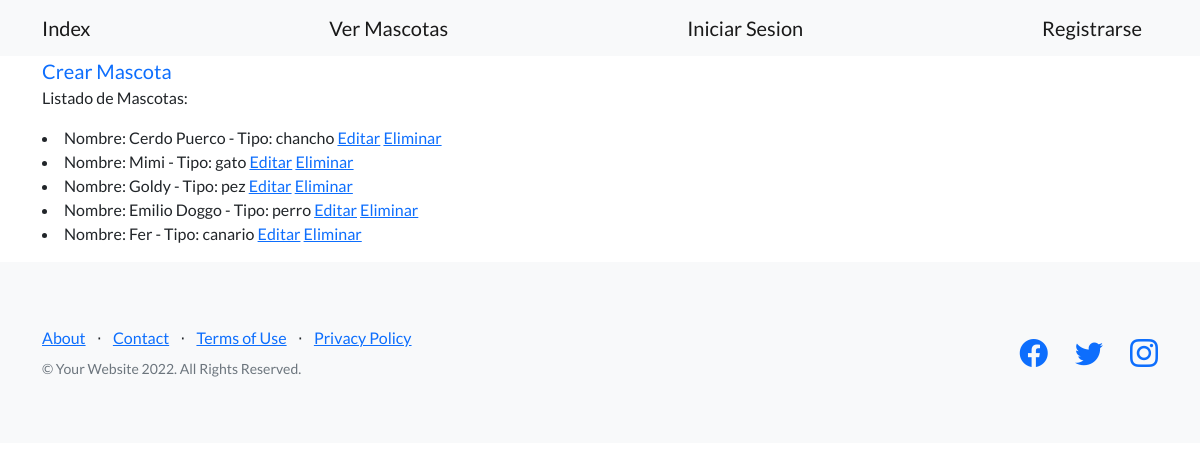
The page /avanzado/mascotas/ on the database its author committed.
### avanzado/models.py (models this page shows)
class Mascota(models.Model):
    nombre = models.CharField(max_length=20)
    tipo  = models.CharField(max_length=20)
    edad = models.IntegerField()
    fecha_nacimiento = models.DateField()
    def __str__(self):
        return f'Nombre: {self.nombre} - Tipo: {self.tipo}'

### avanzado/views.py (the view)
# urls.py: path('mascotas/', views.ListaMascotas.as_view(), name='ver_mascotas'),
class ListaMascotas(ListView):
    model = Mascota
    template_name = 'avanzado/ver_mascotas_cbv.html'

### avanzado/templates/avanzado/ver_mascotas_cbv.html (shortened to what this page needs)
{% extends 'padres/base.html' %}
{% block mi_contenido %}
<a class="navbar-brand" href={% url 'crear_mascota' %}>Crear Mascota</a>
<p>Listado de Mascotas:</p>
<p>
    {% if object_list %}
        {% for mascota in object_list %}
            <li>
                {{mascota}}
                <a href={% url 'editar_mascota' mascota.id %}>Editar</a>
                <a href={% url 'eliminar_mascota' mascota.id %}>Eliminar</a>
            </li>
        {% endfor %}
    {% else %}
        <p>No se encontraron resultados.</p>
    {% endif %}
</p>
{% endblock mi_contenido %}

### rows shown on the page
Mascota: nombre+tipo "Nombre: Cerdo Puerco - Tipo: chancho"
Mascota: nombre+tipo "Nombre: Mimi - Tipo: gato"
Mascota: nombre+tipo "Nombre: Goldy - Tipo: pez"
Mascota: nombre+tipo "Nombre: Emilio Doggo - Tipo: perro"
Mascota: nombre+tipo "Nombre: Fer - Tipo: canario"
